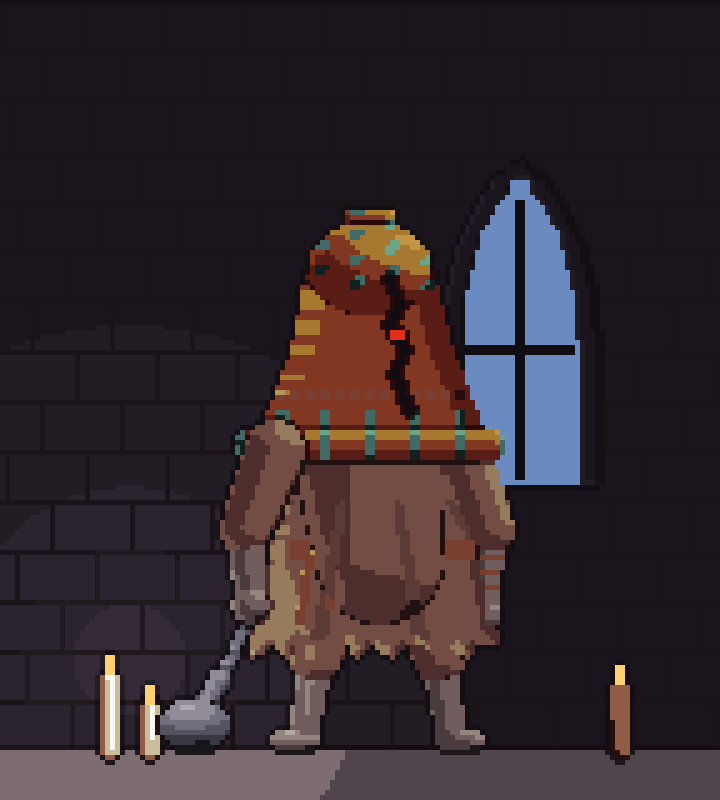

Generate this figure with Python:
"""Example: "the Bell-Bearer", an original dark-religious character (theme: gothic, subject: human, ~100 px tall).
A hunched penitent wearing a cracked bronze bell over head and shoulders, one red eye in the crack,
dragging an iron bell-clapper on a chain. Dark chapel, candles, a pointed window.
    python examples/bell_bearer.py out_dir"""
import sys, os, math
sys.path.insert(0, os.path.join(os.path.dirname(__file__), '..', 'scripts'))
import numpy as np
from pixkit import Sprite, ramp, qa, save_gif

OUT = sys.argv[1] if len(sys.argv) > 1 else '.'
W, H, N = 144, 160, 8

def frame(f):
    t = f / N * 2 * math.pi
    s = Sprite(W, H)
    for k, v in {'stone': ['#120e14', '#1a151c', '#221c25', '#2b232e', '#352b38'], 'floor': ramp('#3a3236', 4), 'glass': ['#3a5a8a', '#6a8ac0', '#a8c4e8'],
                 'bronze': ramp('#8a6428', 7), 'patina': ramp('#4a7a68', 4), 'sack': ramp('#6a5640', 6),
                 'rope': ramp('#8a6a3a', 4), 'skin': ramp('#8a7a72', 6), 'iron': ramp('#4a4a54', 6),
                 'wax': ramp('#d8ccb0', 4), 'flame': ['#ff9a3a', '#ffd070', '#fff0c0'],
                 'ember': ['#5a0a0a', '#e0301c', '#ff8a5a'] if f % 4 < 2 else ['#5a0a0a', '#c0281c', '#ff6a3a'],
                 'void': ['#0a080c', '#100c12', '#140f16'], 'sackd': ramp('#3e3226', 4), 'joint': ['#141014', '#1a1418', '#201a1e']}.items():
        s.material(k, v)
    # --- the chapel
    s.box('stone', 0, 0, W, 150, bevel=0, z0=-60)
    s.pattern('joint', lambda X, Y: (Y < 150) & ((((Y.astype(int)) % 10 == 0)) | (((X.astype(int) + (Y.astype(int) // 10) * 7) % 16) == 0)), on='stone')   # masonry joints
    s.arch('stone', 104, 96, 22, 60, kind='pointed', thick=4, bevel=2, z0=-55, hole_mat='glass')
    s.pattern('void', lambda X, Y: (np.abs(X - 104) < .6) & (Y > 40) & (Y < 96), on='glass')                                   # window mullion
    s.pattern('void', lambda X, Y: (np.abs(Y - 70) < .6) & (np.abs(X - 104) < 11), on='glass')
    s.box('floor', 0, 150, W, 10, bevel=1, z0=-40)
    for k, (cx, h) in enumerate([(22, 14), (30, 9), (124, 12)]):                                                               # candles
        s.capsule('wax', (cx, 150 - h), (cx, 150), 1.6, 2.0, z0=-20)
        fl = round(math.sin(t * 3 + k * 2) * .6)
        s.ellipsoid('flame', cx, 150 - h - 3 + fl, 1.3, 2.4, z0=-19, flat=True)
    # --- the Bell-Bearer (hunched, ~100 px tall)
    br = round(math.sin(t))                                     # breath: the bell rises and falls 1 px
    cx = 74
    # legs (bent, heavy) and bare feet
    s.capsule('sack', (68, 116), (63, 132), 6, 5, z0=0); s.capsule('skin', (63, 132), (61, 146), 3.4, 3.0, z0=0)
    s.capsule('sack', (82, 116), (88, 132), 6, 5, z0=-1); s.capsule('skin', (88, 132), (90, 146), 3.4, 3.0, z0=-1)
    s.ellipsoid('skin', 59, 148, 5, 2.4, z0=1); s.ellipsoid('skin', 92, 148, 5, 2.4, z0=-1)
    # sackcloth robe over a hunched torso, torn hem, rope wound round the waist
    s.capsule('sack', (cx - 2, 84 + br), (cx + 2, 112), 15, 13, z0=2)
    hem = [(50 + i * 2.4, 128 + (3 if i % 3 == 0 else 0) + (2 if i % 5 == 1 else 0)) for i in range(21)]
    s.poly('sack', [(58, 92 + br), (92, 92 + br), (99, 128)] + hem[::-1] + [(50, 128)], bevel=4, z0=3)
    s.pattern('sackd', lambda X, Y: (Y > 100) & (Y < 128) & ((np.abs(((X - cx) * 14 / (Y - 70)) % 5 - 2.5) < .4)), on='sack')     # long folds
    s.box('rope', 58, 108 + br, 36, 3, bevel=1, z0=5)
    s.capsule('rope', (62, 111 + br), (60, 124), 1, z0=5); s.capsule('rope', (65, 111 + br), (66, 121), 1, z0=5)
    # right arm hanging, wrapped in rope
    s.capsule('sack', (92, 90 + br), (98, 106), 6, 5, z0=1); s.capsule('skin', (98, 106), (97, 120), 3.2, 3, z0=1)
    s.ellipsoid('skin', 97, 123, 3, 3.4, z0=1.5)
    s.pattern('rope', lambda X, Y: (np.abs(X - 97.5) < 3.5) & (Y > 108) & (Y < 118) & ((Y.astype(int) % 3) == 0), on='skin')
    # the bell: worn over head and shoulders, flaring to a heavy lip; patina on the crown; inscription band; a glowing crack
    s.ellipsoid('bronze', cx, 54 + br, 12.5, 9.5, depth=11, z0=24)
    s.poly('bronze', [(cx - 12.5, 54 + br), (cx + 12.5, 54 + br), (cx + 16, 70 + br), (cx + 23, 88 + br), (cx - 23, 88 + br), (cx - 16, 70 + br)], bevel=7, z0=24)
    s.capsule('bronze', (cx - 24, 89 + br), (cx + 24, 89 + br), 3.4, z0=26)
    s.capsule('bronze', (cx - 3, 44 + br), (cx + 3, 44 + br), 2.4, z0=24)                  # the crown loop
    s.pattern('patina', lambda X, Y: (Y < 58 + br) & (np.sin(X * .9) + np.sin(Y * 1.3 + X * .4) > 1.1), on='bronze')
    s.pattern('patina', lambda X, Y: (Y > 82 + br) & (Y < 92 + br) & (np.sin(X * .7) > .55), on='bronze')
    s.pattern('rope', lambda X, Y: (np.abs(Y - (79 + br)) < 1) & ((X.astype(int) % 3) != 0), on='bronze')                    # inscription band
    crack = [(cx + 4, 56), (cx + 6, 61), (cx + 4, 65), (cx + 7, 70), (cx + 5, 75), (cx + 8, 82)]
    for (x0, y0), (x1, y1) in zip(crack, crack[1:]):
        s.capsule('void', (x0, y0 + br), (x1, y1 + br), .8, z0=40, flat=True)
    s.ellipsoid('ember', cx + 5.5, 67 + br, 1.8, 1.3, z0=41, flat=True)                   # the eye in the crack
    # left arm reaching down with the chain; the clapper drags on the floor
    s.capsule('sack', (cx - 19, 90 + br), (cx - 25, 106), 6, 5, z0=30); s.capsule('skin', (cx - 25, 106), (cx - 24, 118), 3.6, 3.2, z0=30)
    s.ellipsoid('skin', cx - 24, 121, 3.8, 3.6, z0=31)
    sw = math.sin(t) * 1.2
    chain = [(cx - 24, 123), (cx - 27 + sw, 130), (cx - 30 + sw, 136)]
    for k, ((x0, y0), (x1, y1)) in enumerate(zip(chain, chain[1:])):
        for j in range(4):
            q = j / 4; s.ellipsoid('iron', x0 + (x1 - x0) * q, y0 + (y1 - y0) * q, 1.4, 1.0, z0=10)
    s.capsule('iron', (cx - 30 + sw, 136), (cx - 33 + sw, 141), 2.2, z0=10)
    s.ellipsoid('iron', cx - 35 + sw, 145, 7, 5.5, depth=6, z0=10)                          # the clapper head
    # --- light: cold window light from upper right, warm candles low on the left, rim from behind
    fl = 1 + .1 * math.sin(t * 3)
    img = s.render(light=(.55, -.7, .45), key=.55, ambient=.1, rim=(-.8, -.3, -.3), rim_amt=.4,
                   point=(26, 132, 30), point_amt=.75 * fl, point_range=80)
    return img

frames = [frame(f) for f in range(N)]
frames[0].save(os.path.join(OUT, 'bell_bearer.png'), scale=5)
save_gif(frames, os.path.join(OUT, 'bell_bearer.gif'), scale=5, ms=130)
print(qa(frames[0].a))
